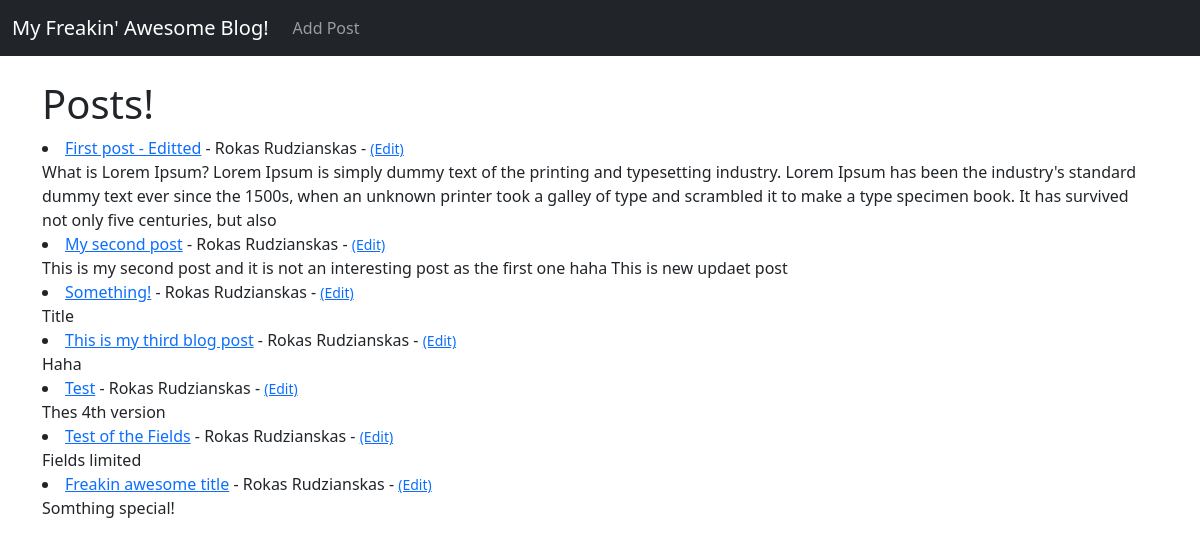
The page / on the database its author committed.
### theblog/models.py (models this page shows, shortened)
class Post(models.Model):
    title = models.CharField(max_length=255)
    title_tag = models.CharField(max_length=255)
    author = models.ForeignKey(User, on_delete=models.CASCADE)
    body = models.TextField()

### theblog/views.py (the view)
# urls.py: path('', HomeView.as_view(), name="home"),
class HomeView(ListView):
    model = Post
    template_name = 'home.html'

### theblog/templates/home.html
{% extends 'base.html' %}
    {% block content %}
<h1>Posts!</h1>
    {% for post in object_list %}
   <li><a href="{% url 'article-detail' post.pk%}" >{{post.title}}</a>
       - {{post.author.first_name}}
          {{post.author.last_name}} - <small><a href="{% url 'update_post' post.pk%}">(Edit)</a> </small><br>
              {{post.body}}
   </li>
{% endfor %}
    {% endblock %}

### rows shown on the page
Post: title "First post - Editted", author.first_name "Rokas", author.last_name "Rudzianskas", body "What is Lorem Ipsum? Lorem Ipsum is simply dummy text of the printing and typesetting industry. Lorem Ipsum has been the industry's standard dummy text ever since the 1500s, when an unknown printer took a galley of type and scrambled it to make a type specimen book. It has survived not only five centuries, but also"
Post: title "My second post", author.first_name "Rokas", author.last_name "Rudzianskas", body "This is my second post and it is not an interesting post as the first one haha This is new updaet post"
Post: title "Something!", author.first_name "Rokas", author.last_name "Rudzianskas", body "Title"
Post: title "This is my third blog post", author.first_name "Rokas", author.last_name "Rudzianskas", body "Haha"
Post: title "Test", author.first_name "Rokas", author.last_name "Rudzianskas", body "Thes 4th version"
Post: title "Test of the Fields", author.first_name "Rokas", author.last_name "Rudzianskas", body "Fields limited"
Post: title "Freakin awesome title", author.first_name "Rokas", author.last_name "Rudzianskas", body "Somthing special!"
